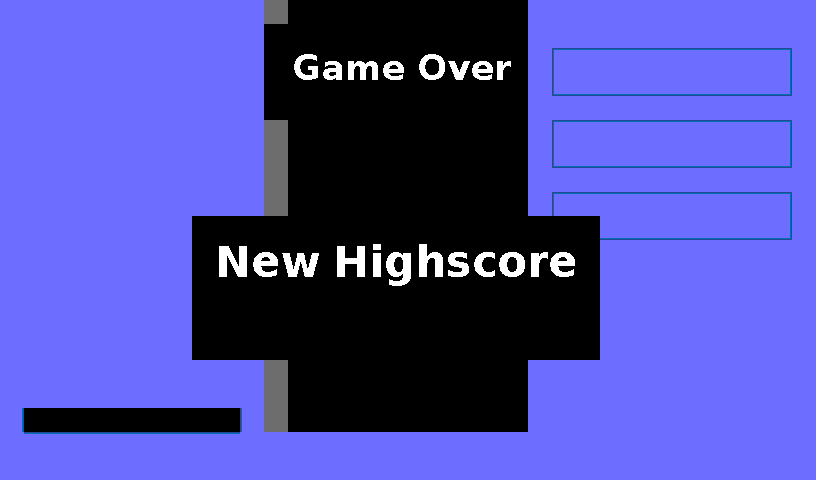

The image is a tile-based game level rendered from a .tmx file. Its description and source (layers, tilesets, objects; grid data summarised) follow:
An orthogonal 34x20 tile map with 24x24 px tiles, 3 tile layers (Tile Layer 1, Tile Layer 3, Tile Layer 2).

<map version="1.0" orientation="orthogonal" width="34" height="20" tilewidth="24" tileheight="24">
 <properties>
  <property name="tileset" value="res/playfield_background.png" />
 </properties>
 <tileset firstgid="1" name="background" tilewidth="24" tileheight="24">
  <image source="playfield_background.png" width="256" height="256" />
 </tileset>
 <layer name="Tile Layer 1" width="34" height="20">
  <data>[680 cells, 491 non-empty, 10 distinct tile ids]</data>
 </layer>
 <layer name="Tile Layer 3" width="34" height="20">
  <data>[680 cells, 44 non-empty, 21 distinct tile ids]</data>
 </layer>
 <layer name="Tile Layer 2" width="34" height="20">
  <data>[680 cells, 102 non-empty, 31 distinct tile ids]</data>
 </layer>
</map>
